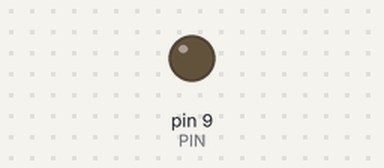
This sketch was run on a simulated Arduino Nano, built with avr-gcc and run on an emulated ATmega328P. Parts: output pins drawn as LEDs (lit = HIGH).

Above: at 1.84 s.
At 17.63 s:
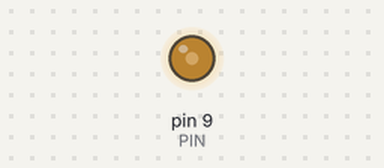
Timing chart, 0 to 20.1 s (numbered marks = the images above):
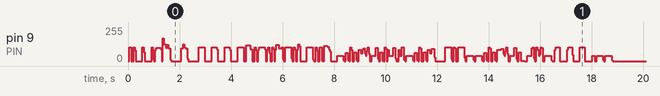

The sketch:

multivoice.ino
```cpp
#include "voices.hpp"
#include "notes.hpp"

#define NOTE_COUNT 120
const uint16_t tempo = 167; // one eigth is 167 ms
const uint16_t time_event = tempo/2; // one eigth is 167 ms

uint8_t overflow_counter = 0;

MultiV::Voice voices [MultiV::VOICES];

struct Note
{
    uint16_t tone;
    bool hold;
};

uint8_t event_idx = 0;
uint8_t melody_idx = 0;

// Super Mario Bros : Main Theme
// From the following sheet : https://musescore.com/user/2072681/scores/2601926
int16_t const melody[MultiV::VOICES][NOTE_COUNT][2]
{
    {
        QUAVER(E5), QUAVER(E5), QUAVER(SILENCE), QUAVER(E5), QUAVER(SILENCE), QUAVER(C5),  QUARTER(E5),     // 1
        QUARTER(G5), QUARTER(SILENCE), QUARTER(G4), QUARTER(SILENCE),
        QUARTER(C4), QUAVER(SILENCE), QUARTER(G4), QUAVER(SILENCE), QUARTER(E4),
        QUAVER(SILENCE), QUARTER(A4), QUARTER(B4), QUAVER(As4), QUARTER(A4),
        QUAVER(G4), QUAVER(E5), QUARTER(G5), QUARTER(A5), QUAVER(F5), QUAVER(G5),
        QUAVER(SILENCE), QUARTER(E5), QUAVER(C5), QUAVER(D5), QUARTER(B4), QUAVER(SILENCE),
        QUARTER(SILENCE), QUAVER(G5), QUAVER(Fs5), QUAVER(F5), QUARTER(Ds5), QUAVER(E5),                    // 7
        QUAVER(SILENCE), QUAVER(Gs4), QUAVER(A4), QUAVER(C5), QUAVER(SILENCE), QUAVER(A4), QUAVER(C5), QUAVER(D5),
        QUARTER(SILENCE), QUAVER(G5), QUAVER(Fs5), QUAVER(F5), QUARTER(Ds5), QUAVER(E5),
        QUAVER(SILENCE), QUARTER(C6), QUAVER(C6), QUARTER(C6), QUARTER(SILENCE),
        QUARTER(SILENCE), QUAVER(G5), QUAVER(Fs5), QUAVER(F5), QUARTER(Ds5), QUAVER(E5),                    // 11
        QUAVER(SILENCE), QUAVER(Gs4), QUAVER(A4), QUAVER(C5), QUAVER(SILENCE), QUAVER(A4), QUAVER(C5), QUAVER(D5),
        QUARTER(SILENCE), QUARTER(Ds5), QUAVER(SILENCE), QUARTER(D5), QUAVER(SILENCE),
        QUARTER(C5), QUARTER(SILENCE), QUARTER(SILENCE), QUARTER(SILENCE),
        QUARTER(SILENCE), QUARTER(SILENCE), QUARTER(SILENCE), QUARTER(SILENCE)
    },
    {
        QUAVER(Fs4), QUAVER(Fs4), QUAVER(SILENCE), QUAVER(Fs4), QUAVER(SILENCE), QUAVER(Fs4), QUARTER(Fs4), // 1
        QUARTER(B4), QUARTER(SILENCE), QUARTER(B4), QUARTER(SILENCE),
        QUARTER(E4), QUAVER(SILENCE), QUARTER(C4), QUAVER(SILENCE), QUARTER(G3),
        QUAVER(SILENCE), QUARTER(C4), QUARTER(D4), QUAVER(Cs4), QUARTER(C4),
        QUAVER(C4), QUAVER(G4), QUARTER(B4), QUARTER(C5), QUAVER(A4), QUAVER(B4),
        QUAVER(SILENCE), QUARTER(A4), QUAVER(E4), QUAVER(F4), QUARTER(D4), QUAVER(SILENCE),
        QUARTER(SILENCE), QUAVER(E5), QUAVER(Ds5), QUAVER(D5), QUARTER(B4), QUAVER(C5),                     // 7
        QUAVER(SILENCE), QUAVER(E4), QUAVER(F4), QUAVER(G4), QUAVER(SILENCE), QUAVER(C4), QUAVER(E4), QUAVER(F4),
        QUARTER(SILENCE), QUAVER(E5), QUAVER(Ds5), QUAVER(D5), QUARTER(B4), QUAVER(C5),
        QUAVER(SILENCE), QUARTER(G5), QUAVER(G5), QUARTER(G5), QUARTER(SILENCE),
        QUARTER(SILENCE), QUAVER(E5), QUAVER(Ds5), QUAVER(D5), QUARTER(B4), QUAVER(C5),                     // 11
        QUAVER(SILENCE), QUAVER(E4), QUAVER(F4), QUAVER(G4), QUAVER(SILENCE), QUAVER(C4), QUAVER(E4), QUAVER(F4),
        QUARTER(SILENCE), QUARTER(Gs4), QUAVER(SILENCE), QUARTER(F4), QUAVER(SILENCE),
        QUARTER(E4), QUARTER(SILENCE), QUARTER(SILENCE), QUARTER(SILENCE),
        QUARTER(SILENCE), QUARTER(SILENCE), QUARTER(SILENCE), QUARTER(SILENCE)
    },

    {
        QUAVER(D3), QUAVER(D3), QUAVER(SILENCE), QUAVER(D3), QUAVER(SILENCE), QUAVER(D3), QUARTER(D3),  // 1
        QUARTER(G4), QUARTER(SILENCE), QUARTER(G3), QUARTER(SILENCE),
        QUARTER(G3), QUAVER(SILENCE), QUARTER(E3), QUAVER(SILENCE), QUARTER(C3),
        QUAVER(SILENCE), QUARTER(F3), QUARTER(G3), QUAVER(Fs3), QUARTER(G3),
        QUAVER(E3), QUAVER(C4), QUARTER(E4), QUARTER(F4), QUAVER(D4), QUAVER(E4),
        QUAVER(SILENCE), QUARTER(C4), QUAVER(A3), QUAVER(B3), QUARTER(G3), QUAVER(SILENCE),
        QUARTER(C3), QUAVER(SILENCE), QUAVER(G3), QUARTER(SILENCE), QUARTER(C4),                        // 7
        QUARTER(F3), QUAVER(SILENCE), QUAVER(C4), QUARTER(C4), QUARTER(F3),
        QUARTER(C3), QUAVER(SILENCE), QUAVER(G3), QUARTER(SILENCE), QUAVER(G3), QUAVER(C4),
        QUAVER(SILENCE), QUARTER(F5), QUAVER(F5), QUARTER(F5), QUARTER(G3),
        QUARTER(C3), QUAVER(SILENCE), QUAVER(G3), QUARTER(SILENCE), QUARTER(C4),                        // 11
        QUARTER(F3), QUAVER(SILENCE), QUAVER(C4), QUARTER(C4), QUARTER(F3),
        QUARTER(C3), QUARTER(Gs3), QUAVER(SILENCE), QUARTER(As3), QUAVER(SILENCE),
        QUARTER(C4), QUAVER(SILENCE), QUAVER(G3), QUARTER(G3), QUARTER(C3),
        QUARTER(SILENCE), QUARTER(SILENCE), QUARTER(SILENCE), QUARTER(SILENCE)
    }
};

void setup()
{
    MultiV::init_multiv();

    MultiV::init_voice(voices[0], melody[0][0][0], MultiV::SQUARE50);
    MultiV::init_voice(voices[1], melody[1][0][0], MultiV::SQUARE25);
    MultiV::init_voice(voices[2], melody[2][0][0], MultiV::SAWTOOTH);
}

ISR(TIMER1_OVF_vect)
{
    // New output computed at a frequency of 16000000/127/4 = 31496.1 Hz
    // We compute a new value every 4 overflows
    // Below that, the sound is not recognizable
    // Above that, we are not generating fast enough and the sound gets de-tuned (as in, the changes made get audible because they happen at a frequency < 20kHz).
    if (overflow_counter++ & (MultiV::SKIP - 1)){ return; }

    uint8_t out = 0;

    for(uint8_t voice = 0; voice < MultiV::VOICES; ++voice)
    {
        if(voices[voice].on)
        {
        voices[voice].phase_acc -= MultiV::get_tuning_word(voices[voice]);
        if(voices[voice].phase_acc < 0)
        {
            voices[voice].phase_acc += MultiV::INDEX_SIZE;
            voices[voice].phase_idx++;
            voices[voice].phase_idx %= MultiV::LU_SIZE;
        }
        out += MultiV::get_voice_output(voices[voice]);
        }
    }

    OCR1AL = out;
}

void loop()
{
    if(event_idx == 2)
    {
        melody_idx++;
        melody_idx %= NOTE_COUNT;
        event_idx = 0;
    }

    for(uint8_t voice = 0; voice < MultiV::VOICES; ++voice)
    {
        if(!event_idx || event_idx && melody[voice][melody_idx][1])
            MultiV::set_voice(voices[voice], melody[voice][melody_idx][0]);
        else
            MultiV::set_voice(voices[voice], SILENCE);
    }

    delay(time_event);
    event_idx++;
}
```

notes.hpp
```cpp
#pragma once

#define C3 0
#define Cs3 1
#define D3 2
#define Ds3 3
#define E3 4
#define F3 5
#define Fs3 6
#define G3 7
#define Gs3 8
#define A3 9
#define As3 10
#define B3 11
#define C4 12
#define Cs4 13
#define D4 14
#define Ds4 15
#define E4 16
#define F4 17
#define Fs4 18
#define G4 19
#define Gs4 20
#define A4 21
#define As4 22
#define B4 23
#define C5 24
#define Cs5 25
#define D5 26
#define Ds5 27
#define E5 28
#define F5 29
#define Fs5 30
#define G5 31
#define Gs5 32
#define A5 33
#define As5 34
#define B5 35
#define C6 36
#define Cs6 37
#define D6 38
#define Ds6 39
#define E6 40
#define F6 41
#define Fs6 42
#define G6 43
#define Gs6 44
#define A6 45
#define As6 46
#define B6 47

#define QUARTER(X) {X, 1}, {X, 0}
#define QUAVER(X) {X, 0}

#define SILENCE (-1)
```

voices.cpp
```cpp
#include "voices.hpp"

namespace MultiV
{
    const uint8_t sinewave_lu[] = { 21, 29, 35, 40, 42, 40, 35, 29, 21, 12, 6, 1, 0, 1, 6, 12 };
    const uint8_t square25_lu[] = { 0, 0, 0, 0, 0, 0, 0, 0, 0, 0, 0, 0, 42, 42, 42, 42 };
    const uint8_t square50_lu[] = { 0, 0, 0, 0, 0, 0, 0, 0, 42, 42, 42, 42, 42, 42, 42, 42 };
    const uint8_t triangle_lu[] = { 0, 5, 10, 15, 21, 26, 31, 36, 42, 36, 31, 26, 21, 15, 10, 5 };
    const uint8_t sawtooth_lu[] = { 0, 2, 5, 8, 11, 14, 16, 19, 22, 25, 28, 30, 33, 36, 39, 42 };
    const uint8_t semisine_lu[] = { 0, 8, 16, 23, 29, 34, 38, 41, 42, 41, 38, 34, 29, 23, 16, 8 };

    const uint8_t* lu_tables[] = {
        sinewave_lu,
        square25_lu,
        square50_lu,
        triangle_lu,
        sawtooth_lu,
        semisine_lu,
    };

    const uint16_t tuning_words [] = { 275, 291, 308, 327, 346, 367, 388, 412, 436, 462, 489 };

    void init_multiv()
    {
        DDRB |= (1 << PIN);
        // Mode 14 : Fast PWM, no prescaler, TOP value defined by ICR
        TCCR1A = 0x82;
        TCCR1B = 0x19;

        // Max value is 127
        ICR1H = 0;
        ICR1L = MAX_TOP;

        // Enable overflow interrupt
        TIMSK1 = 0x01;

        // Unused upper byte for compare match
        OCR1AH = 0;

        sei();
    }

    void init_voice(Voice& v, int16_t note, Waveform style)
    {
        v.phase_acc = INDEX_SIZE;
        v.phase_idx = 0;
        v.note = (uint8_t)(note % 12);
        v.octave = (uint8_t)(note / 12);
        v.style = style;
        v.on = true;
    }

    void set_voice(Voice& v, int16_t note)
    {
        v.phase_idx = 0;
        if (note >= 0)
        {
            v.note = (uint8_t)(note % 12);
            v.octave = (uint8_t)(note / 12);
            v.on = true;
        }
        else
        {
            v.on = false;
        }
    }

    const uint8_t get_voice_output(const struct Voice& v)
    {
        if (v.style < Waveform::TOTAL && v.phase_idx < LU_SIZE)
            return *(lu_tables[v.style] + v.phase_idx);
        return 0;
    }

    const uint16_t get_tuning_word(const struct Voice& v)
    {
        if (v.note < NOTES) // there should be an extra check for the octave range
            return tuning_words[v.note] << v.octave;
        return 0;
    }

}
```

voices.hpp
```cpp
#pragma once

#include <Arduino.h>

namespace MultiV
{
const static uint8_t PIN = PB1;    // Can only be PB1 or PB2 (PIN 9 or 10). If PB2, adjustments need be done in the init_multiv function. Refer to the atmega328p doc.
const static uint8_t LU_SIZE = 16; // Look-up tables size
const static uint16_t INDEX_SIZE = 2047;
const static uint8_t NOTES = 12;
const static uint8_t MAX_TOP = 0x7f;
const static uint8_t VOICES = 3;
const static uint8_t SKIP = 4;

enum Waveform {
    SINEWAVE,
    SQUARE25,
    SQUARE50,
    TRIANGLE,
    SAWTOOTH,
    SEMISINE,
    TOTAL
};

struct Voice
{
    int16_t phase_acc;
    uint8_t phase_idx;
    uint8_t note;
    uint8_t octave;
    Waveform style;
    bool on;
};

void init_multiv();
void init_voice(Voice & v, int16_t note, Waveform style);
void set_voice(Voice & v, int16_t note);
const uint8_t get_voice_output(const struct Voice& v);
const uint16_t get_tuning_word(const struct Voice& v);

}
```
